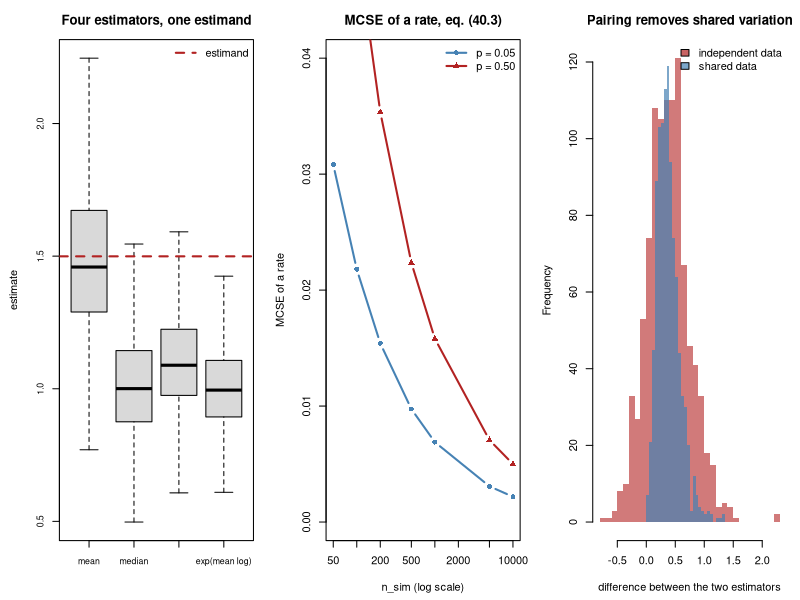

R code for this plot:
## ---- chunk 1
MODULE_NAME <- "29_simulation_and_benchmarking"
OUT <- file.path(Sys.getenv("STATS_OUT", unset = "results"), MODULE_NAME)
dir.create(OUT, recursive = TRUE, showWarnings = FALSE)
header <- function(txt) cat("\n", strrep("=", 72), "\n", txt, "\n",
                            strrep("=", 72), "\n", sep = "")
set.seed(29)
## ---- chunk 2
header("1. ADEMP for the study in this module")
cat("  AIMS        Which estimator of central tendency should be used for a
              right-skewed biomarker, and does the answer depend on n?

  DATA        Y ~ LogNormal(mu = 0, sigma = 0.9), n in {10, 30, 100}.
              Chosen because biomarkers are right-skewed and this has
              closed-form truth.

  ESTIMAND    The POPULATION MEAN, exp(mu + sigma^2 / 2).
              Stated explicitly, because the median estimates something
              else and comparing them without saying so is meaningless.

  METHODS     sample mean; sample median; 20% trimmed mean;
              exp(mean of logs), the naive back-transform.

  PERFORMANCE Bias, empirical SE, RMSE, and CI coverage. Each with a
              Monte Carlo standard error.\n")
SIGMA <- 0.9
TRUTH <- exp(0 + SIGMA^2 / 2)
cat(sprintf("\n  estimand (population mean) = %.4f\n", TRUTH))
cat("\n  Write this down first. A simulation with no stated estimand cannot be
  wrong, which is another way of saying it cannot be informative. The most
  common failure in published simulation studies is comparing methods that
  target different quantities.\n")
## ---- chunk 3
header("2. Every performance number needs an MCSE (40.1)-(40.3)")
trim_mean <- function(y, p) mean(y, trim = p)
estimators <- function(y)
  c(mean = mean(y), median = median(y), `trimmed 20%` = trim_mean(y, 0.2),
    `exp(mean log)` = exp(mean(log(y))))
run_study <- function(n, n_sim, seed = 0) {
  set.seed(seed)
  t(replicate(n_sim, estimators(rlnorm(n, 0, SIGMA))))
}
N_SIM <- 2000
res <- run_study(n = 30, n_sim = N_SIM, seed = 1)
cat(sprintf("  n = 30, n_sim = %d, estimand = %.4f\n\n", N_SIM, TRUTH))
cat(sprintf("  %-16s%9s%8s%9s%9s%9s\n", "method", "bias", "MCSE", "EmpSE",
            "RMSE", "% bias"))
for (k in colnames(res)) {
  v <- res[, k]
  bias <- mean(v) - TRUTH                                 # eq. (40.1)
  emp <- sd(v)
  rmse <- sqrt(mean((v - TRUTH)^2))                       # eq. (40.2)
  mcse <- emp / sqrt(N_SIM)                               # MCSE of bias
  cat(sprintf("  %-16s%9.4f%8.4f%9.4f%9.4f%9.1f\n", k, bias, mcse, emp, rmse,
              100 * bias / TRUTH))
}
cat("\n  The MCSE column tells you which differences are real. The sample
  mean's bias is SMALLER than its own MCSE, so it is indistinguishable from
  zero; reporting it as \"slightly biased\" would be reporting noise. The other
  three biases are a hundred times their MCSE and are unambiguously real.

  Check the identity in eq. (40.2), MSE = bias^2 + EmpSE^2:\n")
for (k in colnames(res)[1:2]) {
  v <- res[, k]
  cat(sprintf("    %-16s MSE = %.6f,  bias^2 + EmpSE^2 = %.6f\n", k,
              mean((v - TRUTH)^2),
              (mean(v) - TRUTH)^2 + (N_SIM - 1) / N_SIM * sd(v)^2))
}
cat("\n  The median and the log-based estimator are heavily biased FOR THIS
  ESTIMAND, and that is not a criticism of them. They estimate the median,
  which for this distribution is 1.000 rather than 1.499. Naming the estimand
  is what turns an unfair comparison into an informative one.\n")
## ---- chunk 4
header("3. Choosing n_sim from the precision you need (40.4)")
cat("  For a coverage or rejection RATE near p, eq. (40.3) gives\n")
cat("  MCSE = sqrt(p(1-p)/n_sim), so eq. (40.4) inverts it:\n\n")
cat(sprintf("  %-16s%12s%12s%12s\n", "target MCSE", "p = 0.05", "p = 0.50",
            "p = 0.80"))
for (target in c(0.01, 0.005, 0.002, 0.001)) {
  row <- sapply(c(0.05, 0.5, 0.8),
                function(p) format(ceiling(p * (1 - p) / target^2),
                                   big.mark = ",", scientific = FALSE))
  cat(sprintf("  %-16.3f%12s%12s%12s\n", target, row[1], row[2], row[3]))
}
cat("\n  To claim a test holds its 5% level to within half a percentage point
  you need about 1,900 repetitions. To resolve it to a tenth of a point you
  need about 47,500.

  This is why \"the false positive rate was 4% in 100 runs\" is not evidence of
  anything: the MCSE there is 2%, so 4% and 8% are not distinguishable.\n")
cat("\n  The same quantity estimated with different n_sim:\n")
cat(sprintf("  %-10s%52s\n", "n_sim",
            "5 independent estimates of the type I error rate"))
for (n_sim in c(100, 1000, 10000)) {
  vals <- sapply(1:5, function(rep_) {
    set.seed(3000 + rep_ * 97 + n_sim)
    mean(replicate(n_sim,
                   t.test(rnorm(15), rnorm(15))$p.value < 0.05)) })
  cat(sprintf("  %-10d%s\n", n_sim, paste(sprintf("%10.3f", vals),
                                          collapse = "")))
}
## ---- chunk 5
header("4. Compare methods paired, not independently")
n_sim <- 1000
# Paired: both estimators see identical data.
set.seed(11)
pa <- pb <- numeric(n_sim)
for (i in 1:n_sim) {
  y <- rlnorm(30, 0, SIGMA)
  pa[i] <- mean(y); pb[i] <- trim_mean(y, 0.2)
}
# Unpaired: each estimator gets its own datasets.
set.seed(12); ua <- replicate(n_sim, mean(rlnorm(30, 0, SIGMA)))
set.seed(13); ub <- replicate(n_sim, trim_mean(rlnorm(30, 0, SIGMA), 0.2))
d_p <- pa - pb; d_u <- ua - ub
cat(sprintf("  difference in RMSE between two estimators, n_sim = %d\n\n",
            n_sim))
cat(sprintf("  %-26s%18s%21s\n", "design", "mean difference",
            "MCSE of difference"))
cat(sprintf("  %-26s%18.4f%21.5f\n", "shared datasets", mean(d_p),
            sd(d_p) / sqrt(n_sim)))
cat(sprintf("  %-26s%18.4f%21.5f\n", "independent datasets", mean(d_u),
            sd(d_u) / sqrt(n_sim)))
cat(sprintf("\n  correlation between the two estimators on shared data: %.3f\n",
            cor(pa, pb)))
cat(sprintf("  precision gained by pairing: %.1fx fewer repetitions for the same MCSE\n",
            (sd(d_u) / sd(d_p))^2))
cat("\n  The two estimators are strongly correlated when computed on the same
  data, so most of the variation cancels in the difference. Pairing therefore
  buys a large reduction in the repetitions needed, for free.

  This is the simulation equivalent of a paired design (Topic 12), and the
  same reasoning applies: remove the variation you do not care about.\n")
## ---- chunk 6
header("5. Include a case where the method should fail")
benchmark <- function(scenario, n_sim = 1200, seed = 0) {
  set.seed(seed)
  out <- c(`t pooled` = 0, `t Welch` = 0, Wilcoxon = 0, permutation = 0)
  for (i in 1:n_sim) {
    ab <- switch(scenario,
      "normal, null" = list(rnorm(25), rnorm(25)),
      "lognormal, null" = list(rlnorm(25, 0, 1.2), rlnorm(25, 0, 1.2)),
      "unequal var, EQUAL n" = list(rnorm(25), rnorm(25, 0, 4)),
      "unequal var, UNEQUAL n" = list(rnorm(10, 0, 4), rnorm(40)),
      "normal, real effect" = list(rnorm(25), rnorm(25, 0.8)))
    a <- ab[[1]]; b <- ab[[2]]
    out[1] <- out[1] + (t.test(a, b, var.equal = TRUE)$p.value < 0.05)
    out[2] <- out[2] + (t.test(a, b)$p.value < 0.05)     # Welch
    out[3] <- out[3] + (suppressWarnings(wilcox.test(a, b)$p.value) < 0.05)
    pool <- c(a, b); na <- length(a); obs <- abs(mean(b) - mean(a))
    nd <- replicate(99, { pp <- sample(pool)
      abs(mean(pp[(na + 1):length(pp)]) - mean(pp[1:na])) })
    out[4] <- out[4] + ((1 + sum(nd >= obs)) / 100 < 0.05)
  }
  out / n_sim
}
cat(sprintf("  %-26s%10s%10s%11s%13s%9s\n", "scenario", "t pooled", "t Welch",
            "Wilcoxon", "permutation", "target"))
for (sc in c("normal, null", "lognormal, null", "unequal var, EQUAL n",
             "unequal var, UNEQUAL n", "normal, real effect")) {
  r_ <- benchmark(sc, seed = nchar(sc) * 37)
  cat(sprintf("  %-26s%10.3f%10.3f%11.3f%13.3f%9s\n", sc, r_[1], r_[2], r_[3],
              r_[4], if (grepl("null|var", sc)) "0.05" else "high"))
}
cat("\n  The first row separates nothing: every method is correct on clean
  normal data, which is why a benchmark consisting only of that row would be
  uninformative.

  The rows that discriminate are the awkward ones, and they do not all break
  the same method.

  With unequal variance but EQUAL group sizes, the pooled t-test is fine: the
  variance misspecification cancels. Wilcoxon is the one that inflates,
  because it tests stochastic equality rather than equality of means, and two
  distributions with the same mean and different spreads are not stochastically
  equal.

  Make the group sizes UNEQUAL and the pooled t-test fails badly. It pools the
  two variances by sample size, so the larger group's variance dominates the
  estimate; when the SMALL group is the variable one the test is far too
  liberal. Welch holds throughout, which is why it is R's default. The
  permutation test does not rescue this either: permuting assumes the two
  groups are exchangeable under the null, and different variances mean they
  are not.

  A benchmark with only the first two rows would have reported all four
  methods as equivalent.

  Design benchmarks around the cases where methods SHOULD differ, always
  include a null, and always include a case the method under test is expected
  to fail. A comparison in which your preferred method wins every scenario is
  usually a sign that the scenarios were chosen after the fact.\n")
## ---- chunk 7
png(file.path(OUT, "simulation_design.png"), width = 1300, height = 450)
par(mfrow = c(1, 3), mar = c(4.5, 4.5, 3, 1))
boxplot(as.data.frame(res), outline = FALSE, col = "grey85",
        ylab = "estimate", main = "Four estimators, one estimand",
        cex.axis = 0.8)
abline(h = TRUTH, col = "firebrick", lwd = 2, lty = 2)
legend("topright", "estimand", lty = 2, lwd = 2, col = "firebrick", bty = "n")
ns <- c(50, 100, 200, 500, 1000, 5000, 10000)
plot(ns, sqrt(0.05 * 0.95 / ns), type = "b", pch = 16, log = "x",
     col = "steelblue", lwd = 2, ylim = c(0, 0.04),
     xlab = "n_sim (log scale)", ylab = "MCSE of a rate",
     main = "MCSE of a rate, eq. (40.3)")
lines(ns, sqrt(0.5 * 0.5 / ns), type = "b", pch = 17, col = "firebrick", lwd = 2)
legend("topright", c("p = 0.05", "p = 0.50"), pch = c(16, 17), lwd = 2,
       bty = "n", col = c("steelblue", "firebrick"))
hist(d_u, breaks = 30, col = adjustcolor("firebrick", 0.6), border = NA,
     xlab = "difference between the two estimators",
     main = "Pairing removes shared variation")
hist(d_p, breaks = 30, col = adjustcolor("steelblue", 0.7), border = NA,
     add = TRUE)
legend("topright", c("independent data", "shared data"), bty = "n",
       fill = adjustcolor(c("firebrick", "steelblue"), 0.7))
invisible(dev.off())
cat("\nFigure written to", file.path(OUT, "simulation_design.png"), "\n")
## ---- chunk 8

## ---- chunk 9
# cat(sprintf("  %-42s%8s%8s%8s%18s\n", "claim", "n_sim", "rate", "MCSE",
#             "95% CI"))
# claims <- list(list("module 08: BH holds its FDR", 500, 0.048),
#                list("E1: confounded design false positives", 500, 0.238),
#                list("F5: p-hacking inflates alpha", 5000, 0.098),
#                list("module 25: e-BH under dependence", 200, 0.031))
# for (cl in claims) {
#   mcse <- sqrt(cl[[3]] * (1 - cl[[3]]) / cl[[2]])
#   cat(sprintf("  %-42s%8d%8.3f%8.4f%18s\n", cl[[1]], cl[[2]], cl[[3]], mcse,
#               sprintf("(%.3f, %.3f)", cl[[3]] - 1.96 * mcse,
#                       cl[[3]] + 1.96 * mcse)))
# }
#
# ## The claims differ in how much they can bear.
# ##
# ## "The confounded design gives 24% false positives" is safe: the interval is
# ## nowhere near 5%, so the qualitative conclusion is unambiguous.
# ##
# ## "BH holds its FDR at 4.8%" from 500 runs has an interval of roughly 3% to
# ## 7%. That supports "BH is approximately calibrated" and does NOT support
# ## "BH is slightly conservative here", which is the kind of over-reading an
# ## MCSE prevents.
# ##
# ## The general rule: use few repetitions for claims about large qualitative
# ## differences, and many for claims about whether a rate equals its nominal
# ## value. Report n_sim so a reader can do this arithmetic themselves.
## ---- chunk 10

## ---- chunk 11
# ## AIMS: which test for a right-skewed outcome with a multiplicative effect?
# ## DATA: y = lognormal, treated group multiplied by a fold change.
# ## ESTIMAND: the null is "no difference in distribution"; under the
# ##           alternative the effect is MULTIPLICATIVE.
# ## METHODS: t on raw, t on log, Wilcoxon.
# ## PERFORMANCE: type I error and power, each with an MCSE.
# one <- function(n, fold, seed) {
#   set.seed(seed)
#   a <- rlnorm(n, 0, 1.0); b <- rlnorm(n, log(fold), 1.0)
#   c(t.test(a, b)$p.value, t.test(log(a), log(b))$p.value,
#     suppressWarnings(wilcox.test(a, b)$p.value))
# }
# NS <- 3000
# cat(sprintf("  %-14s%18s%18s%18s\n", "fold change", "t raw", "t on log",
#             "Wilcoxon"))
# for (fold in c(1.0, 1.3, 1.8)) {
#   hits <- rowSums(sapply(1:NS, function(i) one(30, fold, 200000 + i) < 0.05))
#   rates <- hits / NS
#   cells <- paste(sprintf("%11.3f +/-%5.3f", rates,
#                          sqrt(rates * (1 - rates) / NS)), collapse = "")
#   cat(sprintf("  %-14.1f%s\n", fold, cells))
# }
#
# ## At fold = 1.0 all three hold the nominal level, so all three are VALID.
# ## Validity was never the question.
# ##
# ## At fold > 1 the log t-test and Wilcoxon are clearly more powerful than the
# ## t-test on raw values, because the effect is multiplicative and the raw
# ## scale spreads it across a long tail. The MCSEs are small enough that the
# ## ordering is real rather than noise, which is exactly what reporting them
# ## lets you assert.
# ##
# ## Notice the estimand did the work again. On the log scale the t-test
# ## targets a ratio of geometric means, which is the quantity the data
# ## generating mechanism actually contains.
## ---- chunk 12

## ---- chunk 13
# power_of <- function(method, n, shift, tail, seed, NS = 1200) {
#   set.seed(seed)
#   mean(replicate(NS, {
#     if (tail == "normal") { a <- rnorm(n); b <- rnorm(n, shift) }
#     else { a <- rt(n, 2); b <- rt(n, 2) + shift }
#     p_ <- if (method == "t") t.test(a, b)$p.value
#           else suppressWarnings(wilcox.test(a, b)$p.value)
#     p_ < 0.05 }))
# }
# cat("  A 'benchmark' using only normal data:\n\n")
# cat(sprintf("  %-26s%10s%11s%10s\n", "scenario", "t-test", "Wilcoxon",
#             "winner"))
# for (sh in c(0.4, 0.6, 0.8)) {
#   t_ <- power_of("t", 30, sh, "normal", 1)
#   w_ <- power_of("w", 30, sh, "normal", 1)
#   cat(sprintf("  %-26s%10.3f%11.3f%10s\n", sprintf("normal, shift %.1f", sh),
#               t_, w_, if (t_ > w_) "t-test" else "Wilcoxon"))
# }
# cat("\n  The same comparison with a heavy-tailed scenario added:\n\n")
# cat(sprintf("  %-26s%10s%11s%10s\n", "scenario", "t-test", "Wilcoxon",
#             "winner"))
# for (sh in c(0.4, 0.8)) {
#   t_ <- power_of("t", 30, sh, "t2", 2); w_ <- power_of("w", 30, sh, "t2", 2)
#   cat(sprintf("  %-26s%10.3f%11.3f%10s\n",
#               sprintf("heavy-tailed, shift %.1f", sh), t_, w_,
#               if (t_ > w_) "t-test" else "Wilcoxon"))
# }
#
# ## Restricted to normal data, the t-test wins every row, and a paper could
# ## report that table truthfully and conclude the t-test is superior.
# ##
# ## Add one heavy-tailed scenario and the ordering reverses. Nothing in the
# ## first table was false; it was incomplete, and incompleteness is how
# ## benchmarks mislead without anyone lying.
# ##
# ## Two defences when reading a benchmark: ask which scenarios are ABSENT, and
# ## ask whether the authors' own method was the one the scenarios were
# ## designed around. Two defences when writing one: pre-specify the scenarios,
# ## and include the case where your method should lose.
